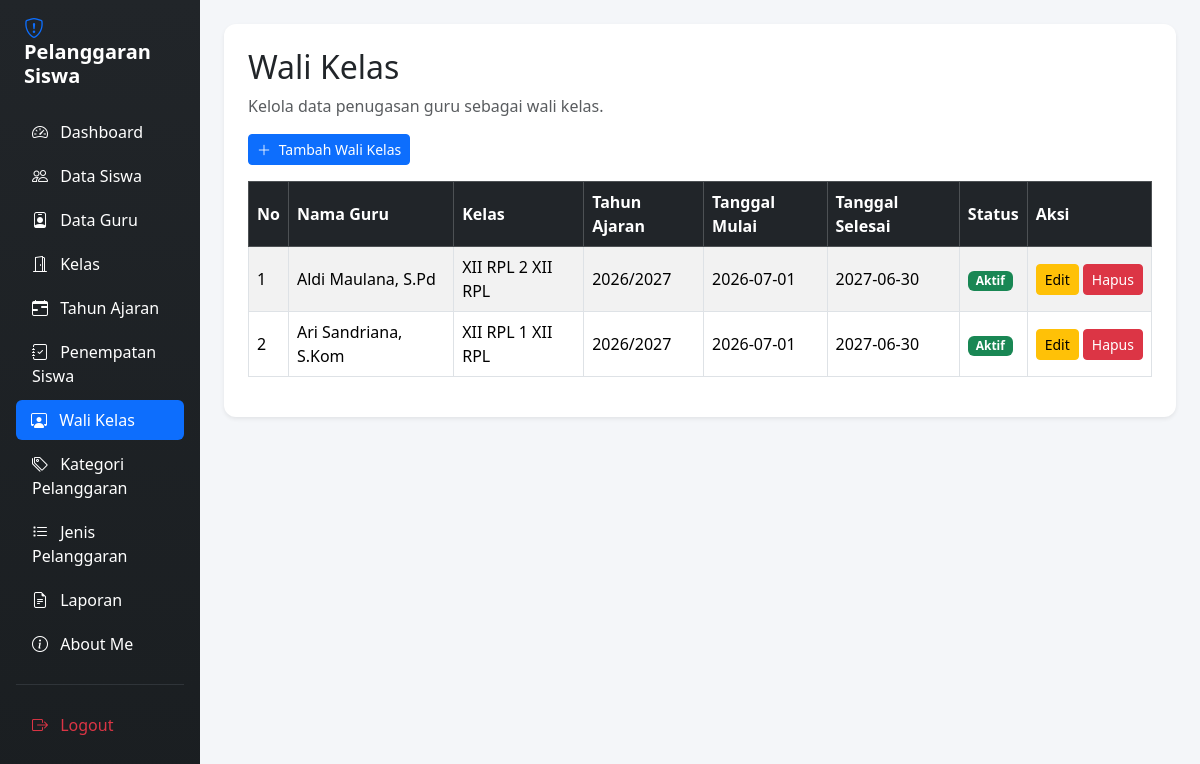
The page /wali_kelas.php (signed in) on the database its author committed.
### tables this page shows
CREATE TABLE `t_wali_kelas` (
  `id` int(11) NOT NULL,
  `tahun_ajaran_id` int(11) DEFAULT NULL,
  `kelas_id` int(11) DEFAULT NULL,
  `guru_id` int(11) DEFAULT NULL,
  `tanggal_mulai` date NOT NULL,
  `tanggal_selesai` date NOT NULL,
  `status_aktif` tinyint(1) NOT NULL,
  `created_at` timestamp NOT NULL DEFAULT current_timestamp(),
  `updated_at` timestamp NOT NULL DEFAULT current_timestamp()
);

CREATE TABLE `t_guru` (
  `id` int(11) NOT NULL,
  `nip` varchar(18) NOT NULL,
  `nama` varchar(150) DEFAULT NULL,
  `email` varchar(150) NOT NULL,
  `status_aktif` tinyint(1) NOT NULL,
  `user_id` int(11) NOT NULL,
  `created_at` timestamp NOT NULL DEFAULT current_timestamp(),
  `updated_at` timestamp NOT NULL DEFAULT current_timestamp()
);

CREATE TABLE `t_kelas` (
  `id` int(11) NOT NULL,
  `nama` varchar(100) DEFAULT NULL,
  `tingkat` varchar(20) NOT NULL,
  `jurusan` varchar(100) NOT NULL,
  `status_aktif` tinyint(1) NOT NULL,
  `created_at` timestamp NOT NULL DEFAULT current_timestamp(),
  `updated_at` timestamp NOT NULL DEFAULT current_timestamp()
);

CREATE TABLE `t_tahun_ajaran` (
  `id` int(11) NOT NULL,
  `nama` varchar(20) DEFAULT NULL,
  `tanggal_mulai` date NOT NULL,
  `tanggal_selesai` date NOT NULL,
  `status_aktif` tinyint(1) NOT NULL,
  `created_at` timestamp NOT NULL DEFAULT current_timestamp(),
  `updated_at` timestamp NOT NULL DEFAULT current_timestamp()
);

### wali_kelas.php (the view, shortened to what this page needs)
<?php
include "config/koneksi.php";
$kolom_ta = [];
$hasil_kolom = mysqli_query($koneksi, "SHOW COLUMNS FROM t_tahun_ajaran");
while ($kolom = mysqli_fetch_assoc($hasil_kolom)) {
    $kolom_ta[] = $kolom['Field'];
}
$pilihan_kolom = [
    'nama_tahun_ajaran',
    'nama',
    'tahun_ajaran',
    'tahun'
];
$kolom_nama_ta = null;
foreach ($pilihan_kolom as $nama_kolom) {
    if (in_array($nama_kolom, $kolom_ta, true)) {
        $kolom_nama_ta = $nama_kolom;
        break;
    }
}
$select_ta = $kolom_nama_ta
    ? "ta.`" . $kolom_nama_ta . "` AS nama_tahun_ajaran"
    : "ta.id AS nama_tahun_ajaran";
$sql = "SELECT
            wk.id,
            wk.tanggal_mulai,
            wk.tanggal_selesai,
            wk.status_aktif,
            $select_ta,
            k.nama AS nama_kelas,
            k.tingkat,
            k.jurusan,
            g.nama AS nama_guru
        FROM t_wali_kelas wk
        LEFT JOIN t_tahun_ajaran ta
            ON wk.tahun_ajaran_id = ta.id
        LEFT JOIN t_kelas k
            ON wk.kelas_id = k.id
        LEFT JOIN t_guru g
            ON wk.guru_id = g.id
        ORDER BY wk.id DESC";
$query = mysqli_query($koneksi, $sql);
?>
<!DOCTYPE html>
<html lang="id">
<head>
    <link href="https://cdn.jsdelivr.net/npm/bootstrap@5.3.3/dist/css/bootstrap.min.css"
          rel="stylesheet">
    <link href="https://cdn.jsdelivr.net/npm/bootstrap-icons@1.11.3/font/bootstrap-icons.min.css"
          rel="stylesheet">
    <link href="https://cdn.datatables.net/2.3.4/css/dataTables.bootstrap5.min.css"
          rel="stylesheet">
</head>
<body>
<div class="container-fluid">
    <div class="row">
        <div class="col-md-3 col-lg-2 sidebar p-3 min-vh-100">
            <h4 class="text-white mb-4 fw-bold fs-5 px-2">
                <i class="bi bi-shield-exclamation text-primary me-2"></i> Pelanggaran Siswa
            </h4>
            <ul class="nav nav-pills flex-column gap-1">
                <li class="nav-item">
                    <a href="dashboard.php" class="nav-link text-white">
                        <i class="bi bi-speedometer2 me-2"></i> Dashboard
                    </a>
                </li>
                <li class="nav-item">
                    <a href="data_siswa.php" class="nav-link text-white">
                        <i class="bi bi-people me-2"></i> Data Siswa
                    </a>
                </li>
                <li class="nav-item">
                    <a href="data_guru.php" class="nav-link text-white">
                        <i class="bi bi-person-badge me-2"></i> Data Guru
                    </a>
                </li>
                <li class="nav-item">
                    <a href="kelas.php" class="nav-link text-white">
                        <i class="bi bi-door-open me-2"></i> Kelas
                    </a>
                </li>
                <li class="nav-item">
                    <a href="tahun_ajaran.php" class="nav-link text-white">
                        <i class="bi bi-calendar-range me-2"></i> Tahun Ajaran
                    </a>
                </li>
                <li class="nav-item">
                    <a href="penepatan_siswa.php" class="nav-link text-white">
                        <i class="bi bi-journal-check me-2"></i> Penempatan Siswa
                    </a>
                </li>
                <li class="nav-item">
                    <a href="wali_kelas.php" class="nav-link active">
                        <i class="bi bi-person-workspace me-2"></i> Wali Kelas
                    </a>
                </li>
                <li class="nav-item">
                    <a href="kategori_pelanggaran.php" class="nav-link text-white">
                        <i class="bi bi-tags me-2"></i> Kategori Pelanggaran
                    </a>
                </li>
                <li class="nav-item">
                    <a href="jenis_pelanggaran.php" class="nav-link text-white">
                        <i class="bi bi-list-task me-2"></i> Jenis Pelanggaran
                    </a>
                </li>
                <li class="nav-item">
                    <a href="laporan.php" class="nav-link text-white">
                        <i class="bi bi-file-earmark-text me-2"></i> Laporan
                    </a>
                </li>
                <li class="nav-item">
                    <a href="aboutme.php" class="nav-link text-white">
                        <i class="bi bi-info-circle me-2"></i> About Me
                    </a>
                </li>
                <hr class="text-secondary my-3">
                <li class="nav-item">
                    <a href="logout.php" class="nav-link text-danger">
                        <i class="bi bi-box-arrow-right me-2"></i> Logout
                    </a>
                </li>
            </ul>
        </div>
        <main class="col-md-9 col-lg-10 p-4">
            <div class="card shadow-sm p-4 bg-white">
                <h2>Wali Kelas</h2>
                <p class="text-muted">
                    Kelola data penugasan guru sebagai wali kelas.
                </p>
                <div class="mb-3">
                    <a href="tambah_wali_kelas.php" class="btn btn-primary btn-sm">
                        <i class="bi bi-plus-lg me-1"></i> Tambah Wali Kelas
                    </a>
                </div>
                <div class="table-responsive">
                    <table id="tabelWaliKelas"
                           class="table table-bordered table-striped table-hover w-100 align-middle">
                        <thead class="table-dark">
                            <tr>
                                <th>No</th>
                                <th>Nama Guru</th>
                                <th>Kelas</th>
                                <th>Tahun Ajaran</th>
                                <th>Tanggal Mulai</th>
                                <th>Tanggal Selesai</th>
                                <th>Status</th>
                                <th>Aksi</th>
                            </tr>
                        </thead>
                        <tbody>
                        <?php
                        $no = 1;
                        while ($row = mysqli_fetch_assoc($query)) {
                        ?>
                            <tr>
                                <td><?= $no++; ?></td>
                                <td>
                                    <?= htmlspecialchars($row['nama_guru'] ?? '-'); ?>
                                </td>
                                <td>
                                    <?= htmlspecialchars(
                                        trim(
                                            ($row['nama_kelas'] ?? '-') . ' ' .
                                            ($row['tingkat'] ?? '') . ' ' .
                                            ($row['jurusan'] ?? '')
                                        )
                                    ); ?>
                                </td>
                                <td>
                                    <?= htmlspecialchars(
                                        (string) ($row['nama_tahun_ajaran'] ?? '-')
                                    ); ?>
                                </td>
                                <td>
                                    <?= htmlspecialchars($row['tanggal_mulai'] ?? '-'); ?>
                                </td>
                                <td>
                                    <?= htmlspecialchars($row['tanggal_selesai'] ?? '-'); ?>
                                </td>
                                <td>
                                    <?php if ((int) $row['status_aktif'] === 1) { ?>
                                        <span class="badge bg-success">
                                            Aktif
                                        </span>
                                    <?php } else { ?>
                                        <span class="badge bg-secondary">
                                            Tidak Aktif
                                        </span>
                                    <?php } ?>
                                </td>
                                <td>
                                    <div class="d-flex gap-1">
                                        <a href="edit_wali_kelas.php?id=<?= (int) $row['id']; ?>"
                                           class="btn btn-warning btn-sm">
                                            Edit
                                        </a>
                                        <a href="hapus_wali_kelas.php?id=<?= (int) $row['id']; ?>"
                                           class="btn btn-danger btn-sm"
                                           onclick="return confirm('Yakin ingin menghapus data wali kelas ini?');">
                                            Hapus
                                        </a>
                                    </div>
                                </td>
                            </tr>
                        <?php } ?>
                        </tbody>
                    </table>
                </div>
            </div>
        </main>
    </div>
</div>
</body>
</html>

### wali_kelas.php (style rules this page uses)
body { background-color: #f4f6f9; }
.nav-link { transition: all 0.3s ease; border-radius: 6px; }
.nav-link:hover, .nav-link.active { background-color: #0d6efd !important; color: white !important; padding-left: 15px; }
#tabelWaliKelas th, #tabelWaliKelas td { vertical-align: middle; }
.card { border: none; border-radius: 12px; }
.sidebar { background: linear-gradient(180deg, #212529 0%, #1a1e21 100%); }

### rows shown on the page
t_wali_kelas: guru.nama "Aldi Maulana, S.Pd", kelas.jurusan "XII RPL 2 XII RPL", tahun_ajaran.nama "2026/2027", tanggal_mulai "2026-07-01", tanggal_selesai "2027-06-30", status_aktif "Aktif"
t_wali_kelas: guru.nama "Ari Sandriana, S.Kom", kelas.jurusan "XII RPL 1 XII RPL", tahun_ajaran.nama "2026/2027", tanggal_mulai "2026-07-01", tanggal_selesai "2027-06-30", status_aktif "Aktif"
